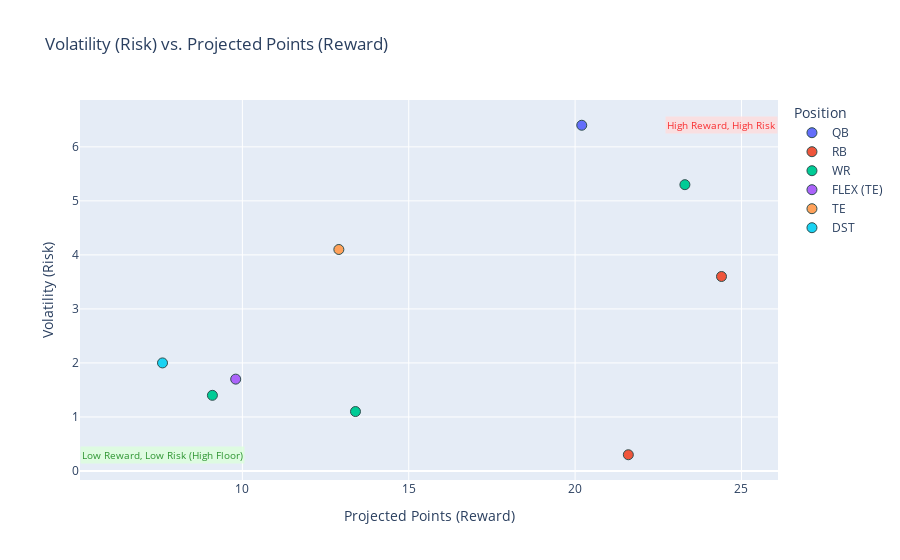

Write notebook code for a chart like this one.
### Markdown cell above
#### Scatter plot: Risk vs. Reward (Uncertainty Analysis)

### Code cell
player_names = final_roster_df['Player'].values
player_points = final_roster_df['Points'].values

for player_name, player_points in zip(player_names, player_points):
    # Look up the Volatility Metric using the dictionary
    risk_value = risk_master.get(player_name, 0.0)
    
    print(f"{player_name}: {player_points:.2f} points, {risk_value:.2f} Volatility")

#Plot risk vs. reward

#Create a new column for volatility by mapping the player names to the risk_master dictionary.
final_roster_df['Volatility'] = final_roster_df['Player'].map(risk_master)

fig = px.scatter(
    final_roster_df,
    x="Points", # Reward
    y="Volatility", # Risk
    color="Position",
    hover_data=['Player', 'Position', 'Points', 'Salary', 'Volatility'],
    title="Volatility (Risk) vs. Projected Points (Reward)" # Updated Title
)

fig.update_traces(
    marker=dict(size=10, line=dict(width=1, color='DarkSlateGrey')),
    selector=dict(mode='markers')
)

#Add annotations for interpretation
fig.add_annotation(
    x=final_roster_df['Points'].max(), y=final_roster_df['Volatility'].max(),
    text="High Reward, High Risk", showarrow=False, bgcolor="#FFDDDD", opacity=0.8,
    font=dict(color="red", size=10)
)
fig.add_annotation(
    x=final_roster_df['Points'].min(), y=final_roster_df['Volatility'].min(),
    text="Low Reward, Low Risk (High Floor)", showarrow=False, bgcolor="#DDFFDD", opacity=0.8,
    font=dict(color="green", size=10)
)
fig.update_layout(
    yaxis_title="Volatility (Risk)",
    xaxis_title="Projected Points (Reward)"
)

fig.show()

### Figure 1 — Plotly figure (JSON) as saved in the notebook; plotly's stock layout.template omitted (floating-point values rounded to 4 significant figures)
{"data": [{"customdata": [["Jaxson Dart", "QB", 5700]], "hovertemplate": "Position=%{customdata[1]}<br>Points=%{x}<br>Volatility=%{y}<br>Player=%{customdata[0]}<br>Salary=%{customdata[2]}<extra></extra>", "legendgroup": "QB", "marker": {"color": "#636efa", "line": {"color": "DarkSlateGrey", "width": 1}, "size": 10, "symbol": "circle"}, "mode": "markers", "name": "QB", "orientation": "v", "showlegend": true, "type": "scatter", "x": [20.2], "xaxis": "x", "y": [6.4], "yaxis": "y"}, {"customdata": [["Christian McCaffrey", "RB", 9000], ["De'Von Achane", "RB", 7400]], "hovertemplate": "Position=%{customdata[1]}<br>Points=%{x}<br>Volatility=%{y}<br>Player=%{customdata[0]}<br>Salary=%{customdata[2]}<extra></extra>", "legendgroup": "RB", "marker": {"color": "#EF553B", "line": {"color": "DarkSlateGrey", "width": 1}, "size": 10, "symbol": "circle"}, "mode": "markers", "name": "RB", "orientation": "v", "showlegend": true, "type": "scatter", "x": [24.4, 21.6], "xaxis": "x", "y": [3.6, 0.3], "yaxis": "y"}, {"customdata": [["Jaxon Smith-Njigba", "WR", 8600], ["Khalil Shakir", "WR", 5100], ["Olamide Zaccheaus", "WR", 3600]], "hovertemplate": "Position=%{customdata[1]}<br>Points=%{x}<br>Volatility=%{y}<br>Player=%{customdata[0]}<br>Salary=%{customdata[2]}<extra></extra>", "legendgroup": "WR", "marker": {"color": "#00cc96", "line": {"color": "DarkSlateGrey", "width": 1}, "size": 10, "symbol": "circle"}, "mode": "markers", "name": "WR", "orientation": "v", "showlegend": true, "type": "scatter", "x": [23.3, 13.4, 9.1], "xaxis": "x", "y": [5.3, 1.1, 1.4], "yaxis": "y"}, {"customdata": [["Hunter Henry", "FLEX (TE)", 3500]], "hovertemplate": "Position=%{customdata[1]}<br>Points=%{x}<br>Volatility=%{y}<br>Player=%{customdata[0]}<br>Salary=%{customdata[2]}<extra></extra>", "legendgroup": "FLEX (TE)", "marker": {"color": "#ab63fa", "line": {"color": "DarkSlateGrey", "width": 1}, "size": 10, "symbol": "circle"}, "mode": "markers", "name": "FLEX (TE)", "orientation": "v", "showlegend": true, "type": "scatter", "x": [9.8], "xaxis": "x", "y": [1.7], "yaxis": "y"}, {"customdata": [["George Kittle", "TE", 4500]], "hovertemplate": "Position=%{customdata[1]}<br>Points=%{x}<br>Volatility=%{y}<br>Player=%{customdata[0]}<br>Salary=%{customdata[2]}<extra></extra>", "legendgroup": "TE", "marker": {"color": "#FFA15A", "line": {"color": "DarkSlateGrey", "width": 1}, "size": 10, "symbol": "circle"}, "mode": "markers", "name": "TE", "orientation": "v", "showlegend": true, "type": "scatter", "x": [12.9], "xaxis": "x", "y": [4.1], "yaxis": "y"}, {"customdata": [["Jaguars ", "DST", 2600]], "hovertemplate": "Position=%{customdata[1]}<br>Points=%{x}<br>Volatility=%{y}<br>Player=%{customdata[0]}<br>Salary=%{customdata[2]}<extra></extra>", "legendgroup": "DST", "marker": {"color": "#19d3f3", "line": {"color": "DarkSlateGrey", "width": 1}, "size": 10, "symbol": "circle"}, "mode": "markers", "name": "DST", "orientation": "v", "showlegend": true, "type": "scatter", "x": [7.6], "xaxis": "x", "y": [2], "yaxis": "y"}], "layout": {"annotations": [{"bgcolor": "#FFDDDD", "font": {"color": "red", "size": 10}, "opacity": 0.8, "showarrow": false, "text": "High Reward, High Risk", "x": 24.4, "y": 6.4}, {"bgcolor": "#DDFFDD", "font": {"color": "green", "size": 10}, "opacity": 0.8, "showarrow": false, "text": "Low Reward, Low Risk (High Floor)", "x": 7.6, "y": 0.3}], "legend": {"title": {"text": "Position"}, "tracegroupgap": 0}, "title": {"text": "Volatility (Risk) vs. Projected Points (Reward)"}, "xaxis": {"anchor": "y", "domain": [0, 1], "title": {"text": "Projected Points (Reward)"}}, "yaxis": {"anchor": "x", "domain": [0, 1], "title": {"text": "Volatility (Risk)"}}}}
